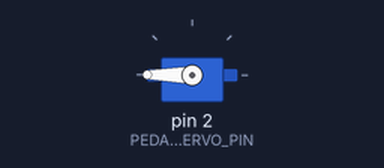
Simulated run of this sketch. Board: Arduino Uno, built with avr-gcc and run on an emulated ATmega328P. On the bench: servo.

Above: at 0.05 s.
Timing chart, 0 to 5.1 s (numbered marks = the images above):
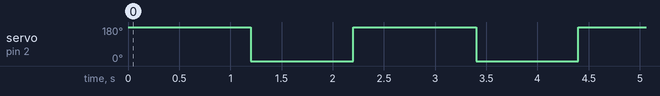

Measured:
- by itself, servo on pin 2 (PEDAL_SERVO_PIN): alternates 180° for 1.2 s and 0° for 1.0 s

The sketch:

PedalServoStrengthMinimal.ino
```cpp
#include <Servo.h>

static const int PEDAL_SERVO_PIN = 2;
static const int PEDAL_UP_ANGLE_DEG = 0;
static const int PEDAL_DOWN_ANGLE_DEG = 180;
static const unsigned long PEDAL_DOWN_HOLD_MS = 1200;
static const unsigned long PEDAL_UP_HOLD_MS = 1000;

Servo pedalServo;

void setup() {
  pedalServo.attach(PEDAL_SERVO_PIN);
}

void loop() {
  pedalServo.write(PEDAL_DOWN_ANGLE_DEG);
  delay(PEDAL_DOWN_HOLD_MS);

  pedalServo.write(PEDAL_UP_ANGLE_DEG);
  delay(PEDAL_UP_HOLD_MS);
}
```
